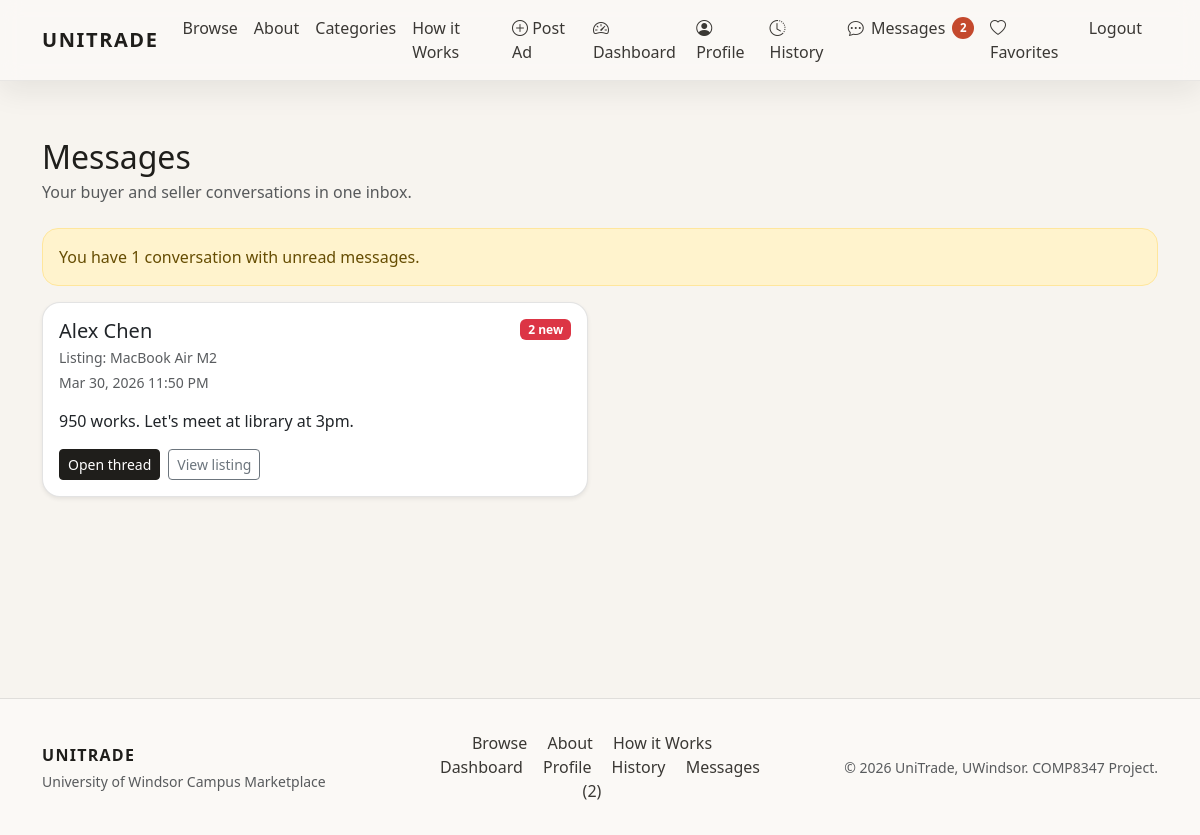
The page /messages/ (signed in) on the database as committed earlier.
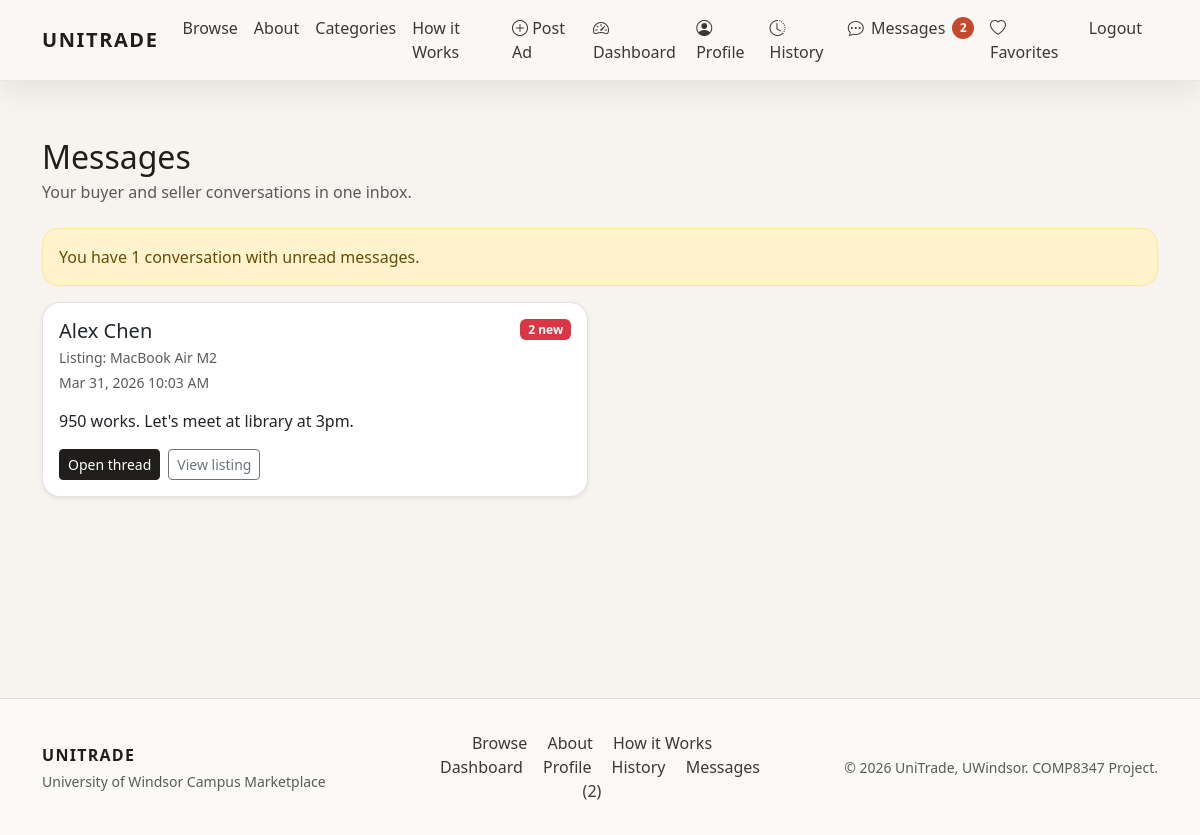
The same page on the database as committed later.
### marketplace/models.py (models this page shows, shortened)
class Item(models.Model):
    CONDITION_NEW = 'new'
    CONDITION_LIKE_NEW = 'like_new'
    CONDITION_GOOD = 'good'
    CONDITION_FAIR = 'fair'
    CONDITION_POOR = 'poor'
    CONDITION_CHOICES = [
        (CONDITION_NEW, 'New'),
        (CONDITION_LIKE_NEW, 'Like New'),
        (CONDITION_GOOD, 'Good'),
        (CONDITION_FAIR, 'Fair'),
        (CONDITION_POOR, 'Poor'),
    ]
    STATUS_DRAFT = 'draft'
    STATUS_PUBLISHED = 'published'
    STATUS_SOLD = 'sold'
    STATUS_CHOICES = [
        (STATUS_DRAFT, 'Draft'),
        (STATUS_PUBLISHED, 'Published'),
        (STATUS_SOLD, 'Sold'),
    ]
    seller = models.ForeignKey(User, on_delete=models.CASCADE, related_name='items')
    category = models.ForeignKey(Category, on_delete=models.PROTECT, related_name='items')
    title = models.CharField(max_length=200)
    description = models.TextField()
    price = models.DecimalField(max_digits=10, decimal_places=2)
    condition = models.CharField(max_length=20, choices=CONDITION_CHOICES)
    status = models.CharField(max_length=20, choices=STATUS_CHOICES, default=STATUS_PUBLISHED)
    location = models.CharField(max_length=120, blank=True, default='UWindsor Campus')
    negotiable = models.BooleanField(default=False)
    created_at = models.DateTimeField(auto_now_add=True)
    updated_at = models.DateTimeField(auto_now=True)
    class Meta:
        ordering = ['-created_at']

class Message(models.Model):
    item = models.ForeignKey(Item, on_delete=models.CASCADE, related_name='messages')
    sender = models.ForeignKey(User, on_delete=models.CASCADE, related_name='sent_messages')
    recipient = models.ForeignKey(User, on_delete=models.CASCADE, related_name='received_messages')
    body = models.TextField()
    created_at = models.DateTimeField(auto_now_add=True)
    is_read = models.BooleanField(default=False)
    class Meta:
        ordering = ['created_at']

class User(AbstractUser):
    university_email = models.EmailField(blank=True, null=True)
    student_id = models.CharField(max_length=32, blank=True, null=True)

### marketplace/views.py (the view)
# urls.py: path('messages/', views.MessagesInboxView.as_view(), name='messages_inbox'),
class MessagesInboxView(LoginRequiredMixin, TemplateView):
    template_name = 'marketplace/messages_inbox.html'
    def get_context_data(self, **kwargs):
        context = super().get_context_data(**kwargs)
        selected_item = self.request.GET.get('item')
        item_obj = None
        item_id = None
        if selected_item and selected_item.isdigit():
            item_obj = Item.objects.filter(pk=selected_item).first()
            item_id = item_obj.pk if item_obj else None
        threads = build_message_threads(self.request.user, item_id=item_id)
        context['threads'] = threads
        context['selected_item'] = item_obj
        context['unread_threads_count'] = sum(1 for thread in threads if thread['unread_count'] > 0)
        return context

### marketplace/context_processors.py (called while the page is built)
def django_messages(request):
    return {'django_messages': get_messages(request)}

def unread_message_summary(request):
    if not request.user.is_authenticated:
        return {'unread_messages_count': 0}
    return {
        'unread_messages_count': Message.objects.filter(
            recipient=request.user,
            is_read=False,
        ).count()
    }

### templates/marketplace/messages_inbox.html (shortened to what this page needs)
{% extends 'base.html' %}
{% block content %}
  <div class="d-flex justify-content-between align-items-center mb-4">
    <div>
      <h2 class="mb-1">Messages</h2>
      <p class="text-muted mb-0">
        {% if selected_item %}
          Conversations for <strong>{{ selected_item.title }}</strong>
        {% else %}
          Your buyer and seller conversations in one inbox.
        {% endif %}
      </p>
    </div>
  </div>
  {% if unread_threads_count %}
    <div class="alert alert-warning">
      You have {{ unread_threads_count }} conversation{{ unread_threads_count|pluralize }} with unread messages.
    </div>
  {% endif %}
  <div class="row g-4">
    {% for thread in threads %}
      <div class="col-lg-6">
        <div class="card h-100 shadow-sm">
          <div class="card-body">
            <div class="d-flex justify-content-between align-items-start gap-3 mb-3">
              <div>
                <h5 class="mb-1">{{ thread.other_user.get_full_name|default:thread.other_user.username }}</h5>
                <p class="text-muted small mb-1">Listing: {{ thread.item.title }}</p>
                <p class="text-muted small mb-0">{{ thread.last_message.created_at|date:"M j, Y g:i A" }}</p>
              </div>
              {% if thread.unread_count %}
                <span class="badge text-bg-danger">{{ thread.unread_count }} new</span>
              {% endif %}
            </div>
            <p class="mb-3">{{ thread.last_message.body|truncatechars:120 }}</p>
            <div class="d-flex gap-2">
              <a href="{{ thread.thread_url }}" class="btn btn-primary btn-sm">Open thread</a>
              <a href="{% url 'marketplace:item_detail' thread.item.pk %}" class="btn btn-outline-secondary btn-sm">View listing</a>
            </div>
          </div>
        </div>
      </div>
    {% empty %}
      <div class="col-12">
        <div class="alert alert-info mb-0">
          No conversations yet. Buyers can start a thread from any listing, and sellers will see replies here.
        </div>
      </div>
    {% endfor %}
  </div>
{% endblock %}

Rows that differ between the two databases and show on the page:
changed Item "MacBook Air M2": last_message.created_at "Mar 30, 2026 11:50 PM" → "Mar 31, 2026 10:03 AM"
